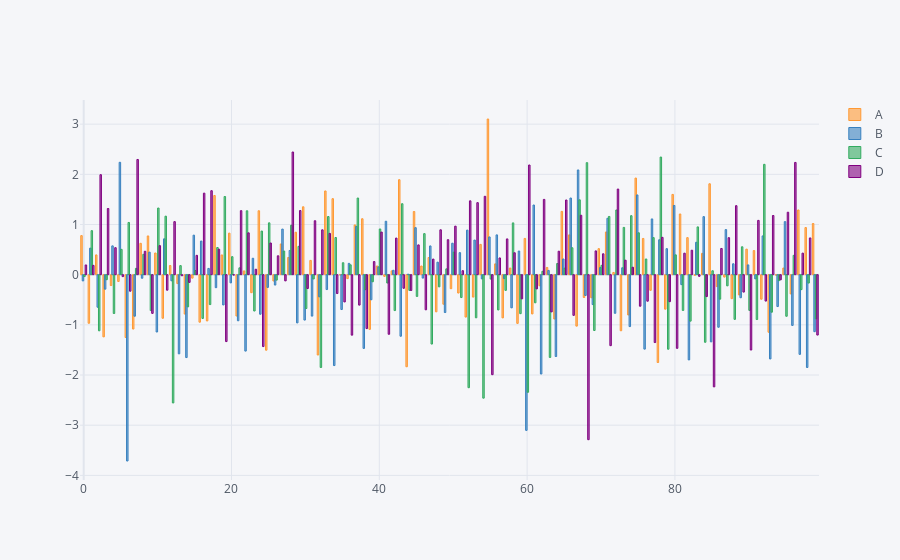

Notebook code cell kept with this figure:
### Code cell
df.iplot(kind='bar') # Inviavel
